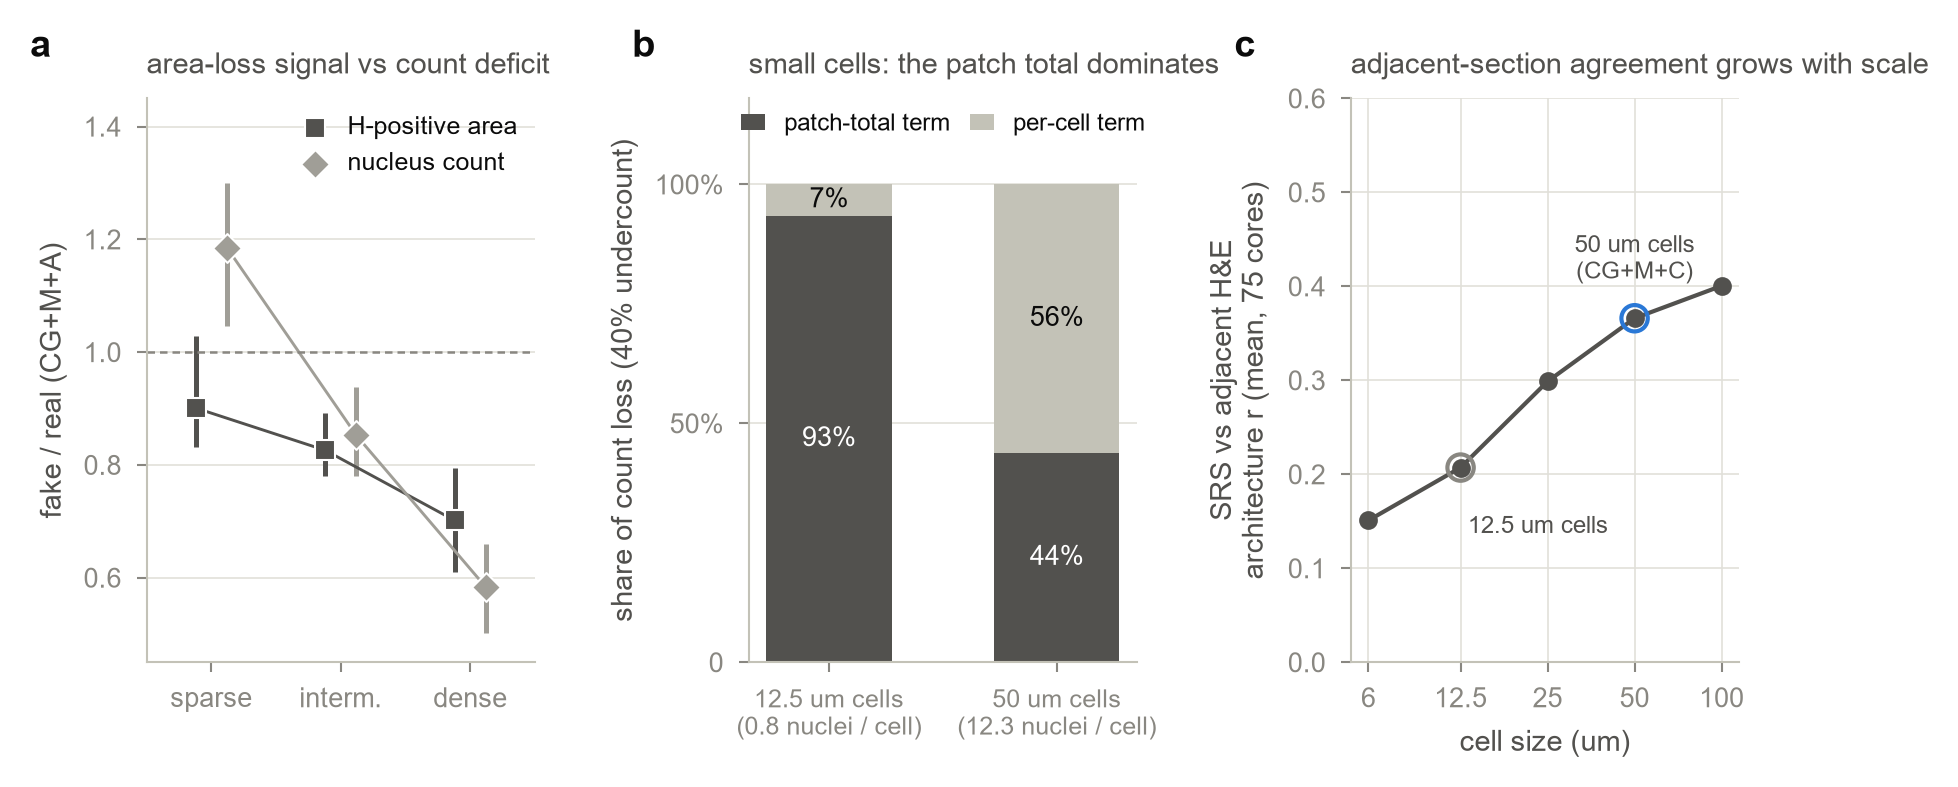

This figure's Python source:
"""
Supplementary Figure S8 (was Figure 6; moved to the supplement by the owner,
2026-10-02, D-39) -- why a local count loss (design rationale).

(a) CG+M+A, the area-loss model: fake/real H-positive area (the quantity the
    area loss acts on; generator H channel at the calibrated nuclear
    threshold) and fake/real StarDist count, by density class. Median of
    per-patch ratios, mean over 3 seeds, epochs 27-30 mean; 95% core-cluster
    bootstrap CI. Held-out evaluation cores.
(b) share of a count loss carried by the patch-total term vs the per-cell
    term, at 12.5 um and 50 um cells, for a 40% undercount (analytic, from
    the real cell-count distribution; numbers as in the A3 design analysis).
(c) supervision reliability between the SRS section and the adjacent H&E
    section against cell size: SRS-H&E architecture correlation, mean over
    75 registered cores (v2 registration scale sweep). The two loss cell
    sizes are marked.
Data: data\\area_signal_per_patch.csv (a03), paper_figures\\out\\
fig4_global_vs_local_d_loss_shares_source.csv (read-only), v2 06_registration.json.
"""

import os
import sys
import json

sys.path.insert(0, os.path.dirname(os.path.abspath(__file__)))
import fcommon as F
import countlib as cl

import numpy as np
import pandas as pd
import matplotlib.pyplot as plt

CL = [("low", "sparse"), ("med", "interm."), ("high", "dense")]
AREA_C, COUNT_C = "#898781", F.MODEL["CG+M+A"]["color"]


def panel_a(ax, pt, R, A):
    tags = F.MODEL["CG+M+A"]["tags"]
    nr = pt.n_real_rt.values
    area = {t: A[f"hpos_{t}"].values / A.hpos_real.values for t in tags}
    cnt = {t: R[t].n_fake.values / np.maximum(nr, 1) for t in tags}
    b = pt.bucket.values
    bidx = F.boot_indices(pt)
    rows = []
    for j, (bk, lab) in enumerate(CL):
        for name, D, dx, mk, col in (("H-positive area", area, -0.12, "s", F.INK2), ("nucleus count", cnt, 0.12, "D", COUNT_C)):
            m = b == bk
            v = np.mean([np.median(D[t][m]) for t in tags])
            bs = [np.mean([np.median(D[t][i][m[i]]) for t in tags]) for i in bidx]
            lo, hi = np.percentile(bs, [2.5, 97.5])
            ax.plot([j + dx] * 2, [lo, hi], color=col, lw=1.2, solid_capstyle="butt")
            ax.scatter([j + dx], [v], marker=mk, s=24, color=col, edgecolor="white", lw=0.5, zorder=3,
                       label=name if j == 0 else None)
            rows.append(dict(bucket=bk, quantity=name, value=v, ci_lo=lo, ci_hi=hi, n=int(m.sum())))
    S = pd.DataFrame(rows)
    for name, dx, col in (("H-positive area", -0.12, F.INK2), ("nucleus count", 0.12, COUNT_C)):
        s = S[S.quantity == name]
        ax.plot(np.arange(3) + dx, s.value, color=col, lw=0.7, zorder=2)
    ax.axhline(1, color=F.MUTED, lw=0.6, ls=(0, (3, 2)))
    ax.set_xticks(range(3)); ax.set_xticklabels([c[1] for c in CL]); ax.set_xlim(-0.5, 2.5)
    ax.set_ylim(0.45, 1.45); ax.set_ylabel("fake / real (CG+M+A)"); ax.grid(axis="x", visible=False)
    ax.legend(loc="upper right", handletextpad=0.3, borderpad=0.2, fontsize=6)
    ax.set_title("area-loss signal vs count deficit", loc="left", color=F.INK2)
    F.panel_label(ax, "a", x=-0.3, y=1.06)
    return S


def panel_b(ax, L):
    L = L.sort_values("cell_um")
    x = np.arange(len(L))
    tot = L.total_share.values
    ax.bar(x, tot, width=0.55, color=F.INK2, label="patch-total term")
    ax.bar(x, 1 - tot, bottom=tot, width=0.55, color="#c3c2b7", label="per-cell term")
    for i, t in enumerate(tot):
        ax.text(i, t / 2, f"{t:.0%}", ha="center", va="center", fontsize=6.5, color="white")
        ax.text(i, t + (1 - t) / 2, f"{1 - t:.0%}", ha="center", va="center", fontsize=6.5, color=F.INK)
    ax.set_xticks(x); ax.set_xticklabels([f"{c:g} um cells\n({m:.1f} nuclei / cell)" for c, m in zip(L.cell_um, L.mean_real_per_cell)],
                                         fontsize=6)
    ax.set_ylim(0, 1.18); ax.set_yticks([0, 0.5, 1]); ax.set_yticklabels(["0", "50%", "100%"])
    ax.set_ylabel("share of count loss (40% undercount)"); ax.grid(axis="x", visible=False)
    ax.legend(loc="upper center", ncol=2, fontsize=5.8, handlelength=1.0, columnspacing=0.8, borderpad=0.1)
    ax.set_title("small cells: the patch total dominates", loc="left", color=F.INK2)
    F.panel_label(ax, "b", x=-0.3, y=1.06)
    return L


def panel_c(ax, J):
    S = pd.DataFrame(J["scale_sweep"])
    ax.plot(S.um, S.r_mean, color=F.INK2, marker="o", ms=3.5, lw=1.0)
    for um, lab, dy in ((12.5, "12.5 um cells", -0.075), (50, "50 um cells\n(CG+M+C)", 0.035)):
        r = float(np.interp(um, S.um, S.r_mean))
        ax.scatter([um], [r], s=40, facecolor="none", edgecolor=F.MODEL["CG+M+C"]["color"] if um == 50 else F.MUTED,
                   lw=1.0, zorder=4)
        ax.text(um * (1.06 if dy < 0 else 1), r + dy, lab, ha="left" if dy < 0 else "center", va="bottom",
                fontsize=5.8, color=F.INK2)
    ax.set_xscale("log"); ax.set_xticks([6, 12.5, 25, 50, 100]); ax.set_xticklabels(["6", "12.5", "25", "50", "100"])
    ax.minorticks_off()
    ax.set_ylim(0, 0.6); ax.set_xlabel("cell size (um)"); ax.set_ylabel("SRS vs adjacent H&E\narchitecture r (mean, 75 cores)")
    ax.set_title("adjacent-section agreement grows with scale", loc="left", color=F.INK2)
    F.panel_label(ax, "c", x=-0.3, y=1.06)
    return S


if __name__ == "__main__":
    F.apply()
    pt, R = F.load_all()
    A = pd.read_csv(os.path.join(F.DATA, "area_signal_per_patch.csv"))
    assert list(A.patch_uid) == list(pt.patch_uid)
    L = pd.read_csv(os.path.join(F.PROJECT, "paper_figures", "out", "fig4_global_vs_local_d_loss_shares_source.csv"))
    J = json.load(open(os.path.join(cl.V2_RESULTS, "06_registration.json")))
    fig, axs = plt.subplots(1, 3, figsize=(F.DOUBLE, 62 * F.MM), gridspec_kw=dict(wspace=0.55))
    sa = panel_a(axs[0], pt, R, A)
    sb = panel_b(axs[1], L)
    sc = panel_c(axs[2], J)
    print(sa.round(3).to_string(index=False))
    F.save(fig, "figS8_design", {"a_area_vs_count": sa, "b_loss_share": sb, "c_reliability": sc})
